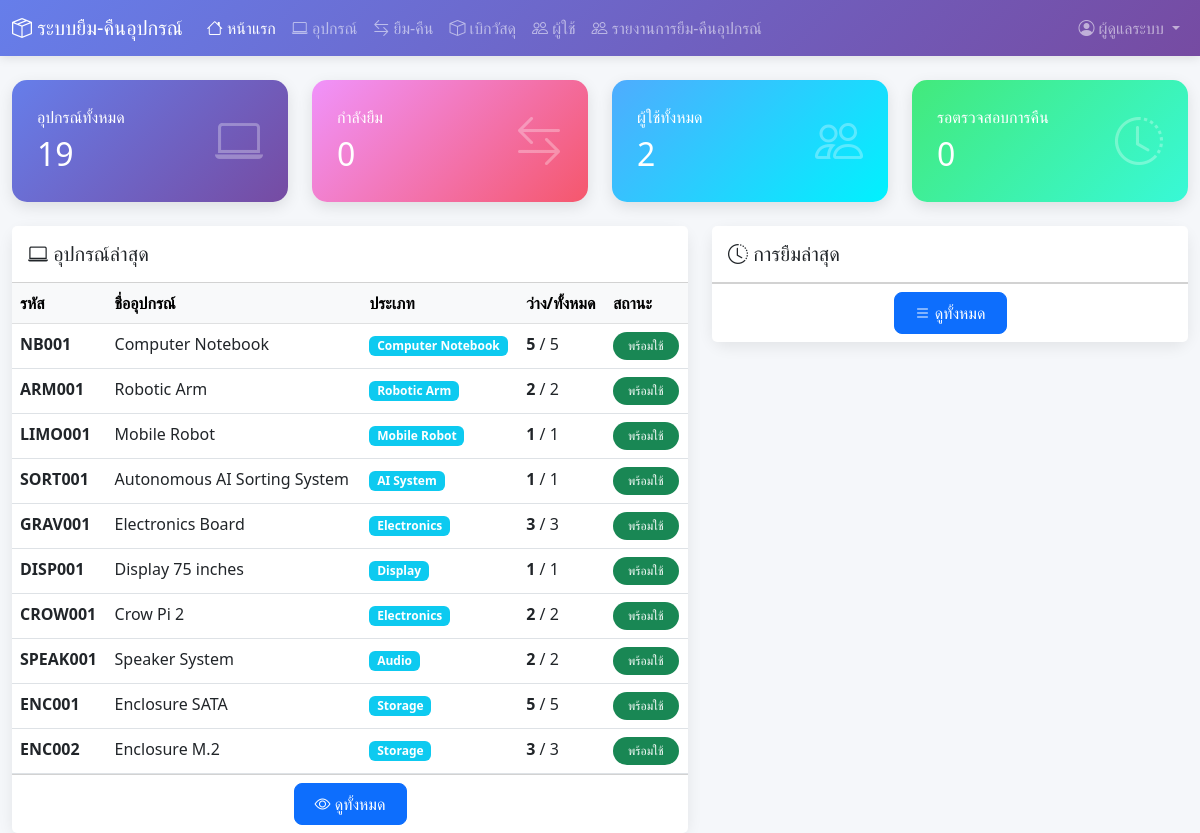
/index.php (signed in), run on the app's committed database.
### tables this page shows
CREATE TABLE equipments (
    equipment_id INT PRIMARY KEY AUTO_INCREMENT,
    equipment_code VARCHAR(50) UNIQUE NOT NULL,
    equipment_name VARCHAR(200) NOT NULL,
    type_id INT,
    brand VARCHAR(100),
    model VARCHAR(100),
    quantity INT DEFAULT 1,
    available_quantity INT DEFAULT 1,
    status ENUM('available', 'borrowed', 'maintenance', 'damaged') DEFAULT 'available',
    description TEXT,
    image_url VARCHAR(255),
    created_at TIMESTAMP DEFAULT CURRENT_TIMESTAMP,
    updated_at TIMESTAMP DEFAULT CURRENT_TIMESTAMP ON UPDATE CURRENT_TIMESTAMP,
    FOREIGN KEY (type_id) REFERENCES equipment_types(type_id)
);

CREATE TABLE equipment_types (
    type_id INT PRIMARY KEY AUTO_INCREMENT,
    type_name VARCHAR(100) NOT NULL,
    description TEXT,
    created_at TIMESTAMP DEFAULT CURRENT_TIMESTAMP
);

### index.php (the view, shortened to what this page needs)
<?php
require_once 'config.php';
$total_equipment = $conn->query("SELECT COUNT(*) as count FROM equipments")->fetch_assoc()['count'];
$borrowed = $conn->query("SELECT COUNT(*) as count FROM borrowing WHERE status IN ('borrowed', 'pending_return')")->fetch_assoc()['count'];
$total_users = $conn->query("SELECT COUNT(*) as count FROM users")->fetch_assoc()['count'];
$pending_returns = $conn->query("SELECT COUNT(*) as count FROM borrowing WHERE status = 'pending_return'")->fetch_assoc()['count'];
$equipments = $conn->query("SELECT e.*, et.type_name FROM equipments e
                           LEFT JOIN equipment_types et ON e.type_id = et.type_id
                           ORDER BY e.created_at DESC LIMIT 10");
?>
<!DOCTYPE html>
<html lang="th">
<head>
    <link href="https://cdn.jsdelivr.net/npm/bootstrap@5.3.0/dist/css/bootstrap.min.css" rel="stylesheet">
    <link rel="stylesheet" href="https://cdn.jsdelivr.net/npm/bootstrap-icons@1.10.0/font/bootstrap-icons.css">
</head>
<body>
    <nav class="navbar navbar-expand-lg navbar-dark">
        <div class="container-fluid">
            <a class="navbar-brand" href="index.php">
                <i class="bi bi-box-seam"></i> ระบบยืม-คืนอุปกรณ์
            </a>
            <div class="collapse navbar-collapse" id="navbarNav">
                <ul class="navbar-nav me-auto">
                    <li class="nav-item">
                        <a class="nav-link active" href="index.php">
                            <i class="bi bi-house"></i> หน้าแรก
                        </a>
                    </li>
                    <li class="nav-item">
                        <a class="nav-link" href="equipments.php">
                            <i class="bi bi-laptop"></i> อุปกรณ์
                        </a>
                    </li>
                    <li class="nav-item">
                        <a class="nav-link" href="borrowing.php">
                            <i class="bi bi-arrow-left-right"></i> ยืม-คืน
                        </a>
                    </li>
                    <li class="nav-item">
                        <a class="nav-link" href="materials.php">
                            <i class="bi bi-box"></i> เบิกวัสดุ
                        </a>
                    </li>
                    <?php if ($_SESSION['role'] === 'admin'): ?>
                    <li class="nav-item">
                        <a class="nav-link" href="manage_user.php">
                            <i class="bi bi-people"></i> ผู้ใช้
                        </a>
                    </li>
                    <?php endif; ?>
                    <?php if ($_SESSION['role'] === 'admin'): ?>
                    <li class="nav-item">
                        <a class="nav-link" href="borrow_report.php">
                            <i class="bi bi-people"></i> รายงานการยืม-คืนอุปกรณ์
                        </a>
                    </li>
                    <?php endif; ?>
                </ul>
                <ul class="navbar-nav">
                    <li class="nav-item dropdown">
                        <a class="nav-link dropdown-toggle" href="#" role="button" data-bs-toggle="dropdown">
                            <i class="bi bi-person-circle"></i> <?php echo $_SESSION['full_name']; ?>
                        </a>
                    </li>
                </ul>
            </div>
        </div>
    </nav>
    <div class="container-fluid mt-4">
        <div class="row g-4 mb-4">
            <div class="col-md-3">
                <div class="stat-card stat-card-1">
                    <div class="d-flex justify-content-between align-items-center">
                        <div>
                            <h6 class="mb-0">อุปกรณ์ทั้งหมด</h6>
                            <h2 class="mb-0 mt-2"><?php echo $total_equipment; ?></h2>
                        </div>
                        <i class="bi bi-laptop" style="font-size: 3rem; opacity: 0.3;"></i>
                    </div>
                </div>
            </div>
            <div class="col-md-3">
                <div class="stat-card stat-card-2">
                    <div class="d-flex justify-content-between align-items-center">
                        <div>
                            <h6 class="mb-0">กำลังยืม</h6>
                            <h2 class="mb-0 mt-2"><?php echo $borrowed; ?></h2>
                        </div>
                        <i class="bi bi-arrow-left-right" style="font-size: 3rem; opacity: 0.3;"></i>
                    </div>
                </div>
            </div>
            <div class="col-md-3">
                <div class="stat-card stat-card-3">
                    <div class="d-flex justify-content-between align-items-center">
                        <div>
                            <h6 class="mb-0">ผู้ใช้ทั้งหมด</h6>
                            <h2 class="mb-0 mt-2"><?php echo $total_users; ?></h2>
                        </div>
                        <i class="bi bi-people" style="font-size: 3rem; opacity: 0.3;"></i>
                    </div>
                </div>
            </div>
            <div class="col-md-3">
                <div class="stat-card stat-card-4">
                    <div class="d-flex justify-content-between align-items-center">
                        <div>
                            <h6 class="mb-0">รอตรวจสอบการคืน</h6>
                            <h2 class="mb-0 mt-2"><?php echo $pending_returns; ?></h2>
                        </div>
                        <i class="bi bi-clock-history" style="font-size: 3rem; opacity: 0.3;"></i>
                    </div>
                </div>
            </div>
        </div>
        <div class="row g-4">
            <div class="col-lg-7">
                <div class="card">
                    <div class="card-header bg-white py-3">
                        <h5 class="mb-0"><i class="bi bi-laptop"></i> อุปกรณ์ล่าสุด</h5>
                    </div>
                    <div class="card-body p-0">
                        <div class="table-responsive">
                            <table class="table table-hover mb-0">
                                <thead class="table-light">
                                    <tr>
                                        <th>รหัส</th>
                                        <th>ชื่ออุปกรณ์</th>
                                        <th>ประเภท</th>
                                        <th>ว่าง/ทั้งหมด</th>
                                        <th>สถานะ</th>
                                    </tr>
                                </thead>
                                <tbody>
                                    <?php while($row = $equipments->fetch_assoc()): ?>
                                    <tr>
                                        <td><strong><?php echo $row['equipment_code']; ?></strong></td>
                                        <td><?php echo $row['equipment_name']; ?></td>
                                        <td><span class="badge bg-info"><?php echo $row['type_name']; ?></span></td>
                                        <td><strong><?php echo $row['available_quantity']; ?></strong> / <?php echo $row['quantity']; ?></td>
                                        <td>
                                            <?php
                                            $status_colors = [
                                                'available' => 'success',
                                                'borrowed' => 'warning',
                                                'maintenance' => 'secondary',
                                                'damaged' => 'danger'
                                            ];
                                            $status_text = [
                                                'available' => 'พร้อมใช้',
                                                'borrowed' => 'ถูกยืม',
                                                'maintenance' => 'ซ่อมบำรุง',
                                                'damaged' => 'ชำรุด'
                                            ];
                                            ?>
                                            <span class="badge badge-status bg-<?php echo $status_colors[$row['status']]; ?>">
                                                <?php echo $status_text[$row['status']]; ?>
                                            </span>
                                        </td>
                                    </tr>
                                    <?php endwhile; ?>
                                </tbody>
                            </table>
                        </div>
                    </div>
                    <div class="card-footer bg-white text-center">
                        <a href="equipments.php" class="btn btn-primary btn-action">
                            <i class="bi bi-eye"></i> ดูทั้งหมด
                        </a>
                    </div>
                </div>
            </div>
            <div class="col-lg-5">
                <div class="card">
                    <div class="card-header bg-white py-3">
                        <h5 class="mb-0"><i class="bi bi-clock-history"></i> การยืมล่าสุด</h5>
                    </div>
                    <div class="card-footer bg-white text-center">
                        <a href="borrowing.php" class="btn btn-primary btn-action">
                            <i class="bi bi-list"></i> ดูทั้งหมด
                        </a>
                    </div>
                </div>
            </div>
        </div>
    </div>
</body>
</html>

### index.php (style rules this page uses)
:root { --primary-color: #667eea; --secondary-color: #764ba2; }
body { background: #f5f7fa; font-family: 'Segoe UI', Tahoma, Geneva, Verdana, sans-serif; }
.navbar { background: linear-gradient(135deg, var(--primary-color) 0%, var(--secondary-color) 100%); box-shadow: 0 2px 10px rgba(0,0,0,0.1); }
.stat-card { border-radius: 15px; padding: 25px; color: white; box-shadow: 0 5px 15px rgba(0,0,0,0.1); transition: transform 0.3s; }
.stat-card-1 { background: linear-gradient(135deg, #667eea 0%, #764ba2 100%); }
.stat-card-2 { background: linear-gradient(135deg, #f093fb 0%, #f5576c 100%); }
.stat-card-3 { background: linear-gradient(135deg, #4facfe 0%, #00f2fe 100%); }
.stat-card-4 { background: linear-gradient(135deg, #43e97b 0%, #38f9d7 100%); }
.card { border: none; border-radius: 15px; box-shadow: 0 5px 15px rgba(0,0,0,0.08); }
.badge-status { padding: 8px 15px; border-radius: 20px; font-weight: 500; }
.btn-action { border-radius: 8px; padding: 8px 20px; font-weight: 500; }

### data on the page
equipments: equipment_code "NB001", equipment_name "Computer Notebook", type.type_name "Computer Notebook", available_quantity "5", quantity "5", status "พร้อมใช้"
equipments: equipment_code "ARM001", equipment_name "Robotic Arm", type.type_name "Robotic Arm", available_quantity "2", quantity "2", status "พร้อมใช้"
equipments: equipment_code "LIMO001", equipment_name "Mobile Robot", type.type_name "Mobile Robot", available_quantity "1", quantity "1", status "พร้อมใช้"
equipments: equipment_code "SORT001", equipment_name "Autonomous AI Sorting System", type.type_name "AI System", available_quantity "1", quantity "1", status "พร้อมใช้"
equipments: equipment_code "GRAV001", equipment_name "Electronics Board", type.type_name "Electronics", available_quantity "3", quantity "3", status "พร้อมใช้"
equipments: equipment_code "DISP001", equipment_name "Display 75 inches", type.type_name "Display", available_quantity "1", quantity "1", status "พร้อมใช้"
equipments: equipment_code "CROW001", equipment_name "Crow Pi 2", type.type_name "Electronics", available_quantity "2", quantity "2", status "พร้อมใช้"
equipments: equipment_code "SPEAK001", equipment_name "Speaker System", type.type_name "Audio", available_quantity "2", quantity "2", status "พร้อมใช้"
equipments: equipment_code "ENC001", equipment_name "Enclosure SATA", type.type_name "Storage", available_quantity "5", quantity "5", status "พร้อมใช้"
equipments: equipment_code "ENC002", equipment_name "Enclosure M.2", type.type_name "Storage", available_quantity "3", quantity "3", status "พร้อมใช้"

### other printed values
$_SESSION['full_name'] "ผู้ดูแลระบบ"
$total_equipment "19"
$borrowed "0"
$total_users "2"
$pending_returns "0"
